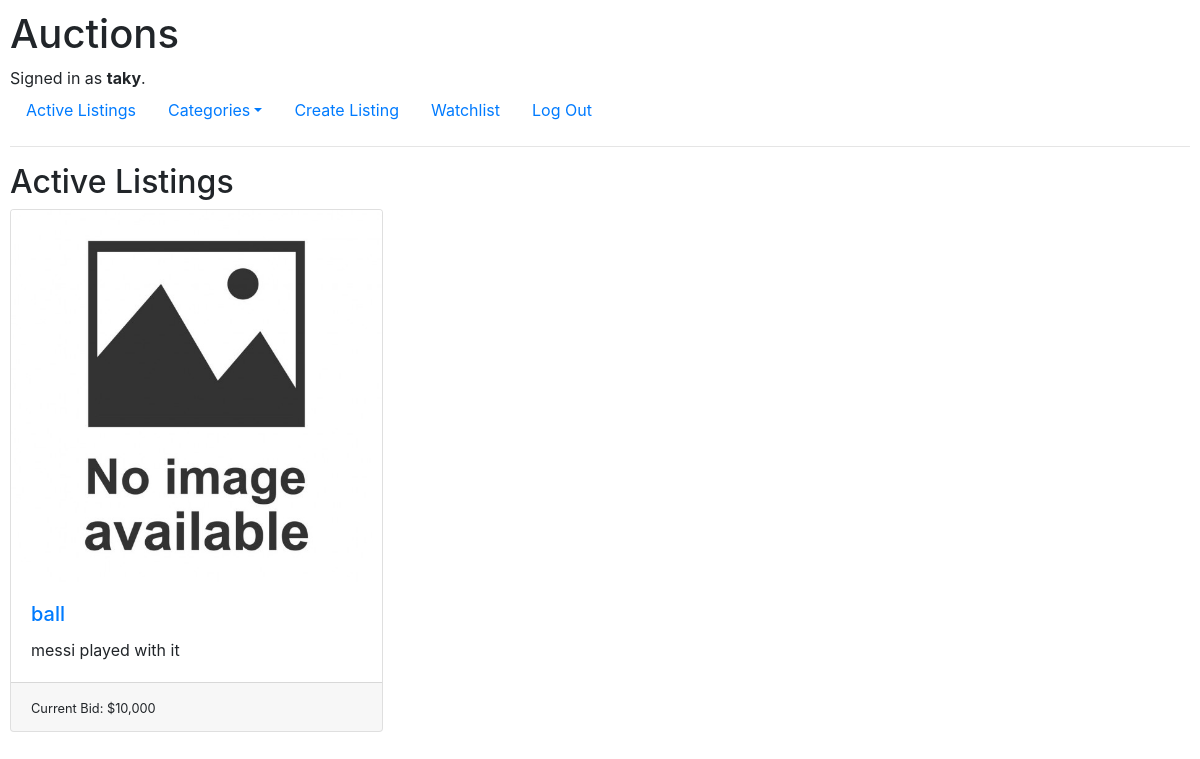
The page / (signed in) on the database as committed earlier.
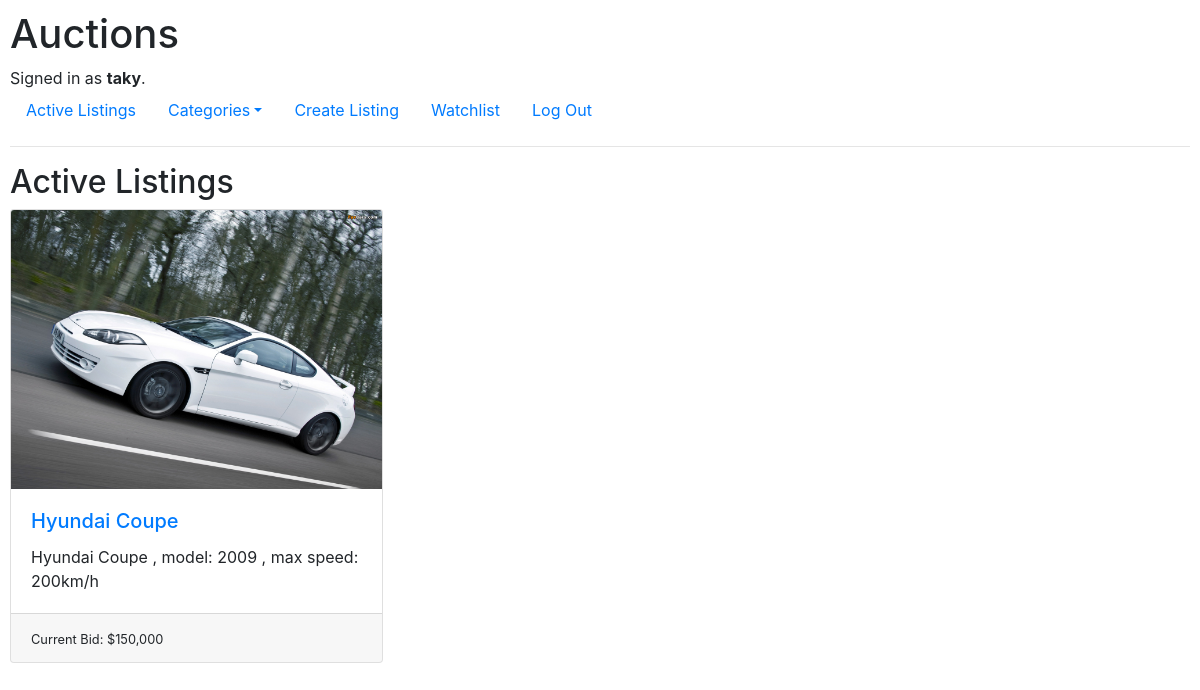
The same page on the database as committed later.
### auctions/models.py (models this page shows, shortened)
class Auctions(models.Model):
    category = models.CharField(
        max_length=12,
        choices=CATEGORY_CHOICES,
        default=CATEGORY_CHOICES[0],
    )
    name = models.CharField(max_length=64)
    description = models.CharField(max_length=200)
    startbid = models.IntegerField()
    img = models.ImageField(upload_to="images", blank=True)
    user = models.ForeignKey(
        User, on_delete=models.CASCADE, related_name="user_auction")
    active = models.BooleanField(default=True)

### auctions/views.py (the view)
# urls.py: path("", views.index, name="index"),
def index(request):
    auc = Auctions
    return render(request, "auctions/index.html", {
        "auctions": auc.objects.all()
    })

### auctions/templates/auctions/index.html
{% extends "auctions/layout.html" %}
{% load humanize %}
{% load static %}
{% block body %}
    <h2>Active Listings</h2>
    <div class="row">
    {% for auction in auctions%}
        {% if auction.active %}
        <div class="mb-3 col-lg-4 col-md-6">
            <div style="display: inline-block;" class="card">
					{% if auction.img %}
						<img class="card-img-top" src="{{auction.img.url}}" alt="Card image cap">
					{% else %}
						<img class="card-img-top" src="{% static 'auctions/no-image.jpg' %}" alt="Card image cap">
					{% endif %}
            <div class="card-body">
                <a class="link-primary"href="{% url 'item' auction.id %}"><h5 class="card-title">{{auction.name}}</h5></a>
                <p class="card-text">{{auction.description}}</p>
                </div>
                <div class="card-footer">
                <small>Current Bid: ${{ auction.startbid|intcomma }}</small>
                </div>
            </div>
        </div>
        {% endif %}
    {% endfor %}
    </div>
{% endblock %}

Rows that differ between the two databases and show on the page:
removed Auctions: active True (drawn), name "ball", description "messi played with it", startbid "10,000"
added Auctions: img (picture), name "Hyundai Coupe", description "Hyundai Coupe , model: 2009 , max speed: 200km/h", startbid "150,000"
